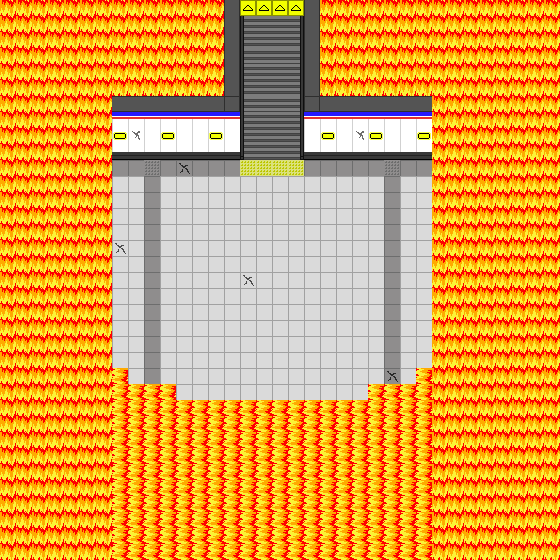

A level layout from a 2D game, rendered from its tile map. Below: a short description, then the map file with its tile-grid data intact:
An orthogonal 35x35 tile map with 16x16 px tiles, 2 tile layers (Suelo, Paredes) and 2 objects.

<map version="1.10" tiledversion="1.10.2" orientation="orthogonal" renderorder="right-down" width="35" height="35" tilewidth="16" tileheight="16" infinite="0" nextlayerid="7" nextobjectid="5">
 <tileset firstgid="1" source="tileset_nm.tsx" />
 <layer id="2" name="Suelo" width="35" height="35">
  <data encoding="csv">
0,0,0,0,0,0,0,0,0,0,0,0,0,0,0,71,71,71,71,0,0,0,0,0,0,0,0,0,0,0,0,0,0,0,0,
0,0,0,0,0,0,0,0,0,0,0,0,0,0,0,8,9,9,10,0,0,0,0,0,0,0,0,0,0,0,0,0,0,0,0,
0,0,0,0,0,0,0,0,0,0,0,0,0,0,0,31,32,32,33,0,0,0,0,0,0,0,0,0,0,0,0,0,0,0,0,
0,0,0,0,0,0,0,0,0,0,0,0,0,0,0,8,9,9,10,0,0,0,0,0,0,0,0,0,0,0,0,0,0,0,0,
0,0,0,0,0,0,0,0,0,0,0,0,0,0,0,8,9,9,10,0,0,0,0,0,0,0,0,0,0,0,0,0,0,0,0,
0,0,0,0,0,0,0,0,0,0,0,0,0,0,0,31,32,32,33,0,0,0,0,0,0,0,0,0,0,0,0,0,0,0,0,
0,0,0,0,0,0,0,0,0,0,0,0,0,0,0,8,9,9,10,0,0,0,0,0,0,0,0,0,0,0,0,0,0,0,0,
0,0,0,0,0,0,0,0,0,0,0,0,0,0,0,8,9,9,10,0,0,0,0,0,0,0,0,0,0,0,0,0,0,0,0,
0,0,0,0,0,0,0,0,0,0,0,0,0,0,0,31,32,32,33,0,0,0,0,0,0,0,0,0,0,0,0,0,0,0,0,
0,0,0,0,0,0,0,0,0,0,0,0,0,0,0,54,55,55,56,0,0,0,0,0,0,0,0,0,0,0,0,0,0,0,0,
0,0,0,0,2,2,2,2,2,3,2,2,2,2,2,26,26,26,26,2,2,2,2,2,3,2,2,2,2,2,2,0,0,0,0,
0,0,0,0,1,1,1,1,1,2,1,1,1,1,1,1,1,1,1,1,1,1,1,1,2,1,1,1,1,1,1,0,0,0,0,
0,0,0,0,1,1,1,1,1,2,1,1,1,1,1,1,1,1,1,1,1,1,1,1,2,1,1,1,1,1,1,0,0,0,0,
0,0,0,0,1,1,1,1,1,2,1,1,1,1,1,1,1,1,1,1,1,1,1,1,2,1,1,1,1,1,1,0,0,0,0,
0,0,0,0,1,1,1,1,1,2,1,1,1,1,1,1,1,1,1,1,1,1,1,1,2,1,1,1,1,1,1,0,0,0,0,
0,0,0,0,1,1,1,209,1,2,1,1,1,1,1,1,1,1,1,1,1,1,1,1,2,1,1,209,1,1,1,0,0,0,0,
0,0,0,0,1,1,1,1,1,2,1,1,1,1,1,1,1,1,1,1,1,1,1,1,2,1,1,1,1,1,1,0,0,0,0,
0,0,0,0,1,1,1,1,1,2,1,1,1,1,1,1,1,1,1,1,1,1,1,1,2,1,1,1,1,1,1,0,0,0,0,
0,0,0,0,1,1,1,1,1,2,1,1,1,1,1,1,1,1,1,1,1,1,1,1,2,1,1,1,1,1,1,0,0,0,0,
0,0,0,0,1,1,1,1,1,2,1,1,1,1,1,1,1,1,1,1,1,1,1,1,2,1,1,1,1,1,1,0,0,0,0,
0,0,0,0,1,1,1,1,1,2,1,1,1,1,1,1,1,1,1,1,1,1,1,1,2,1,1,1,1,1,1,0,0,0,0,
0,0,0,0,1,1,1,1,1,2,1,1,1,1,1,1,1,1,1,1,1,1,1,1,2,1,1,1,1,1,1,0,0,0,0,
0,0,0,0,1,1,1,1,1,2,1,1,1,1,1,1,1,1,1,1,1,1,1,1,2,1,1,1,1,1,1,0,0,0,0,
0,0,0,0,1,1,1,1,1,2,1,1,1,1,1,1,1,1,1,1,1,1,1,1,2,1,1,1,1,1,1,0,0,0,0,
0,0,0,0,1,1,1,1,1,2,1,1,1,1,1,1,1,1,1,1,1,1,1,1,2,1,1,1,1,1,1,0,0,0,0,
0,0,0,0,1,1,1,1,1,2,1,1,1,1,1,1,1,1,1,1,1,1,1,1,2,1,1,1,1,1,1,0,0,0,0,
0,0,0,0,1,1,1,0,0,0,0,0,0,0,0,0,0,0,0,0,0,0,0,0,0,0,0,1,1,1,1,0,0,0,0,
0,0,0,0,1,1,1,0,0,0,0,0,0,0,0,0,0,0,0,0,0,0,0,0,0,0,0,1,1,1,1,0,0,0,0,
0,0,0,0,1,1,1,0,0,0,0,0,0,0,0,0,0,0,0,0,0,0,0,0,0,0,0,1,1,1,1,0,0,0,0,
0,0,0,0,1,1,1,0,0,0,0,0,0,0,0,0,0,0,0,0,0,0,0,0,0,0,0,1,1,1,1,0,0,0,0,
0,0,0,0,1,1,1,0,0,0,0,0,0,0,0,0,0,0,0,0,0,0,0,0,0,0,0,1,1,1,1,0,0,0,0,
0,0,0,0,1,1,1,0,0,0,0,0,0,0,0,0,0,0,0,0,0,0,0,0,0,0,0,1,1,1,1,0,0,0,0,
0,0,0,0,0,0,0,0,0,0,0,0,0,0,0,0,0,0,0,0,0,0,0,0,0,0,0,0,0,0,0,0,0,0,0,
0,0,0,0,0,0,0,0,0,0,0,0,0,0,0,0,0,0,0,0,0,0,0,0,0,0,0,0,0,0,0,0,0,0,0,
0,0,0,0,0,0,0,0,0,0,0,0,0,0,0,0,0,0,0,0,0,0,0,0,0,0,0,0,0,0,0,0,0,0,0
</data>
 </layer>
 <layer id="3" name="Paredes" width="35" height="35">
  <data encoding="csv">
70,70,70,70,70,70,70,70,70,70,70,70,70,70,175,0,0,0,0,175,70,70,70,70,70,70,70,70,70,70,70,70,70,70,70,
70,70,70,70,70,70,70,70,70,70,70,70,70,70,175,0,0,0,0,175,70,70,70,70,70,70,70,70,70,70,70,70,70,70,70,
70,70,70,70,70,70,70,70,70,70,70,70,70,70,175,0,0,0,0,175,70,70,70,70,70,70,70,70,70,70,70,70,70,70,70,
70,70,70,70,70,70,70,70,70,70,70,70,70,70,175,0,0,0,0,175,70,70,70,70,70,70,70,70,70,70,70,70,70,70,70,
70,70,70,70,70,70,70,70,70,70,70,70,70,70,175,0,0,0,0,175,70,70,70,70,70,70,70,70,70,70,70,70,70,70,70,
70,70,70,70,70,70,70,70,70,70,70,70,70,70,175,0,0,0,0,175,70,70,70,70,70,70,70,70,70,70,70,70,70,70,70,
70,70,70,70,70,70,70,174,174,174,174,174,174,174,173,0,0,0,0,173,174,174,174,174,174,174,174,70,70,70,70,70,70,70,70,
70,70,70,70,70,70,70,162,162,162,162,162,162,162,162,0,0,0,0,162,162,162,162,162,162,162,162,70,70,70,70,70,70,70,70,
70,70,70,70,70,70,70,141,186,185,141,185,185,141,185,0,0,0,0,185,141,185,186,141,185,185,141,70,70,70,70,70,70,70,70,
70,70,70,70,70,70,70,208,208,208,208,208,208,208,208,0,0,0,0,208,208,208,208,208,208,208,208,70,70,70,70,70,70,70,70,
70,70,70,70,70,70,70,0,0,0,0,210,0,0,0,0,0,0,0,0,0,0,0,0,0,0,0,70,70,70,70,70,70,70,70,
70,70,70,70,70,70,70,0,0,0,0,0,0,0,0,0,0,0,0,0,0,0,0,0,0,0,0,70,70,70,70,70,70,70,70,
70,70,70,70,70,70,70,0,0,0,0,0,0,0,0,0,0,0,0,0,0,0,0,0,0,0,0,70,70,70,70,70,70,70,70,
70,70,70,70,70,70,70,0,0,0,0,0,0,0,0,0,0,0,0,0,0,0,0,0,0,0,0,70,70,70,70,70,70,70,70,
70,70,70,70,70,70,70,0,0,0,0,0,0,0,0,0,0,0,0,0,0,0,0,0,0,0,0,70,70,70,70,70,70,70,70,
70,70,70,70,70,70,70,0,0,0,0,0,0,0,0,0,0,0,0,0,0,0,0,0,0,0,0,70,70,70,70,70,70,70,70,
70,70,70,70,70,70,70,0,0,0,0,0,0,0,0,0,0,0,0,0,0,0,0,0,0,0,0,70,70,70,70,70,70,70,70,
70,70,70,70,70,70,70,0,0,0,0,0,0,0,0,209,0,0,0,0,0,0,0,0,0,0,0,70,70,70,70,70,70,70,70,
70,70,70,70,70,70,70,0,0,0,0,0,0,0,0,0,0,0,0,0,0,0,0,0,0,0,0,70,70,70,70,70,70,70,70,
70,70,70,70,70,70,70,0,0,0,0,0,0,0,0,0,0,0,0,0,0,0,0,0,0,0,0,70,70,70,70,70,70,70,70,
70,70,70,70,70,70,70,0,0,0,0,0,0,0,0,0,0,0,0,0,0,0,0,0,0,0,0,70,70,70,70,70,70,70,70,
70,70,70,70,70,70,70,0,0,0,0,0,0,0,0,0,0,0,0,0,0,0,0,0,0,0,0,70,70,70,70,70,70,70,70,
70,70,70,70,70,70,70,0,0,0,0,0,0,0,0,0,0,0,0,0,0,0,0,0,0,0,0,70,70,70,70,70,70,70,70,
70,70,70,70,70,70,70,116,0,0,0,0,0,0,0,0,0,0,0,0,0,0,0,0,210,0,116,70,70,70,70,70,70,70,70,
70,70,70,70,70,70,70,116,116,116,116,0,0,0,0,0,0,0,0,0,0,0,0,116,116,116,116,70,70,70,70,70,70,70,70,
70,70,70,70,70,70,70,116,116,116,116,116,116,116,116,116,116,116,116,116,116,116,116,116,116,116,116,70,70,70,70,70,70,70,70,
70,70,70,70,70,70,70,116,116,116,116,116,116,116,116,116,116,116,116,116,116,116,116,116,116,116,116,70,70,70,70,70,70,70,70,
70,70,70,70,70,70,70,116,116,116,116,116,116,116,116,116,116,116,116,116,116,116,116,116,116,116,116,70,70,70,70,70,70,70,70,
70,70,70,70,70,70,70,116,116,116,116,116,116,116,116,116,116,116,116,116,116,116,116,116,116,116,116,70,70,70,70,70,70,70,70,
70,70,70,70,70,70,70,116,116,116,116,116,116,116,116,116,116,116,116,116,116,116,116,116,116,116,116,70,70,70,70,70,70,70,70,
70,70,70,70,70,70,70,116,116,116,116,116,116,116,116,116,116,116,116,116,116,116,116,116,116,116,116,70,70,70,70,70,70,70,70,
70,70,70,70,70,70,70,116,116,116,116,116,116,116,116,116,116,116,116,116,116,116,116,116,116,116,116,70,70,70,70,70,70,70,70,
70,70,70,70,70,70,70,116,116,116,116,116,116,116,116,116,116,116,116,116,116,116,116,116,116,116,116,70,70,70,70,70,70,70,70,
70,70,70,70,70,70,70,116,116,116,116,116,116,116,116,116,116,116,116,116,116,116,116,116,116,116,116,70,70,70,70,70,70,70,70,
70,70,70,70,70,70,70,116,116,116,116,116,116,116,116,116,116,116,116,116,116,116,116,116,116,116,116,70,70,70,70,70,70,70,70
</data>
 </layer>
 <objectgroup id="4" name="Transiciones">
  <object id="1" x="240.5" y="0" width="62.5" height="15" />
 </objectgroup>
 <objectgroup id="5" name="BatallaFinal">
  <object id="4" x="104.5" y="271.5" width="335" height="119" />
 </objectgroup>
</map>
